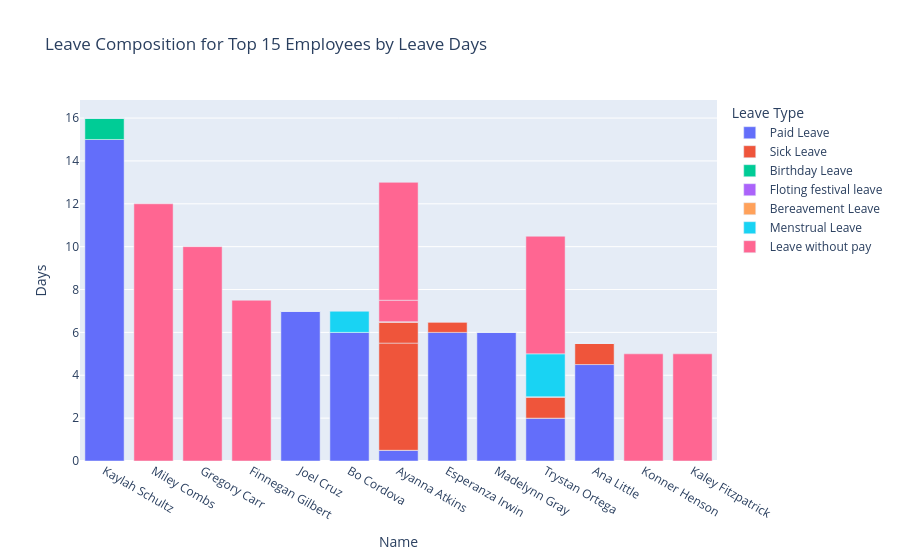

The notebook cell this image was saved under:
### Code cell
# Stacked bar: leave mix for top N employees by leave days
top_n = 15
top_for_stack = df.sort_values("total_leaves", ascending=False).head(top_n)

fig_leave_stack = px.bar(
    top_for_stack,
    x="Name",
    y=leave_cols,
    title=f"Leave Composition for Top {top_n} Employees by Leave Days",
    labels={"value": "Days", "variable": "Leave Type"}
)
fig_leave_stack.show()

### Figure 1 — Plotly figure (JSON) as saved in the notebook; plotly's stock layout.template omitted (floating-point values rounded to 4 significant figures)
{"data": [{"hovertemplate": "Leave Type=Paid Leave<br>Name=%{x}<br>Days=%{y}<extra></extra>", "legendgroup": "Paid Leave", "marker": {"color": "#636efa", "pattern": {"shape": ""}}, "name": "Paid Leave", "orientation": "v", "showlegend": true, "textposition": "auto", "type": "bar", "x": ["Kaylah Schultz", "Miley Combs", "Gregory Carr", "Finnegan Gilbert", "Joel Cruz", "Bo Cordova", "Ayanna Atkins", "Esperanza Irwin", "Ayanna Atkins", "Madelynn Gray", "Trystan Ortega", "Ana Little", "Konner Henson", "Kaley Fitzpatrick", "Trystan Ortega"], "xaxis": "x", "y": [15.0, 0.0, 0.0, 0.0, 7.0, 6.0, 0.5, 6.0, 0.0, 6.0, 0.0, 4.5, 0.0, 0.0, 2.0], "yaxis": "y"}, {"hovertemplate": "Leave Type=Sick Leave<br>Name=%{x}<br>Days=%{y}<extra></extra>", "legendgroup": "Sick Leave", "marker": {"color": "#EF553B", "pattern": {"shape": ""}}, "name": "Sick Leave", "orientation": "v", "showlegend": true, "textposition": "auto", "type": "bar", "x": ["Kaylah Schultz", "Miley Combs", "Gregory Carr", "Finnegan Gilbert", "Joel Cruz", "Bo Cordova", "Ayanna Atkins", "Esperanza Irwin", "Ayanna Atkins", "Madelynn Gray", "Trystan Ortega", "Ana Little", "Konner Henson", "Kaley Fitzpatrick", "Trystan Ortega"], "xaxis": "x", "y": [0.0, 0.0, 0.0, 0.0, 0.0, 0.0, 5.0, 0.5, 1.0, 0.0, 0.0, 1.0, 0.0, 0.0, 1.0], "yaxis": "y"}, {"hovertemplate": "Leave Type=Birthday Leave<br>Name=%{x}<br>Days=%{y}<extra></extra>", "legendgroup": "Birthday Leave", "marker": {"color": "#00cc96", "pattern": {"shape": ""}}, "name": "Birthday Leave", "orientation": "v", "showlegend": true, "textposition": "auto", "type": "bar", "x": ["Kaylah Schultz", "Miley Combs", "Gregory Carr", "Finnegan Gilbert", "Joel Cruz", "Bo Cordova", "Ayanna Atkins", "Esperanza Irwin", "Ayanna Atkins", "Madelynn Gray", "Trystan Ortega", "Ana Little", "Konner Henson", "Kaley Fitzpatrick", "Trystan Ortega"], "xaxis": "x", "y": [1.0, 0.0, 0.0, 0.0, 0.0, 0.0, 0.0, 0.0, 0.0, 0.0, 0.0, 0.0, 0.0, 0.0, 0.0], "yaxis": "y"}, {"hovertemplate": "Leave Type=Floting festival leave<br>Name=%{x}<br>Days=%{y}<extra></extra>", "legendgroup": "Floting festival leave", "marker": {"color": "#ab63fa", "pattern": {"shape": ""}}, "name": "Floting festival leave", "orientation": "v", "showlegend": true, "textposition": "auto", "type": "bar", "x": ["Kaylah Schultz", "Miley Combs", "Gregory Carr", "Finnegan Gilbert", "Joel Cruz", "Bo Cordova", "Ayanna Atkins", "Esperanza Irwin", "Ayanna Atkins", "Madelynn Gray", "Trystan Ortega", "Ana Little", "Konner Henson", "Kaley Fitzpatrick", "Trystan Ortega"], "xaxis": "x", "y": [0.0, 0.0, 0.0, 0.0, 0.0, 0.0, 0.0, 0.0, 0.0, 0.0, 0.0, 0.0, 0.0, 0.0, 0.0], "yaxis": "y"}, {"hovertemplate": "Leave Type=Bereavement Leave<br>Name=%{x}<br>Days=%{y}<extra></extra>", "legendgroup": "Bereavement Leave", "marker": {"color": "#FFA15A", "pattern": {"shape": ""}}, "name": "Bereavement Leave", "orientation": "v", "showlegend": true, "textposition": "auto", "type": "bar", "x": ["Kaylah Schultz", "Miley Combs", "Gregory Carr", "Finnegan Gilbert", "Joel Cruz", "Bo Cordova", "Ayanna Atkins", "Esperanza Irwin", "Ayanna Atkins", "Madelynn Gray", "Trystan Ortega", "Ana Little", "Konner Henson", "Kaley Fitzpatrick", "Trystan Ortega"], "xaxis": "x", "y": [0.0, 0.0, 0.0, 0.0, 0.0, 0.0, 0.0, 0.0, 0.0, 0.0, 0.0, 0.0, 0.0, 0.0, 0.0], "yaxis": "y"}, {"hovertemplate": "Leave Type=Menstrual Leave<br>Name=%{x}<br>Days=%{y}<extra></extra>", "legendgroup": "Menstrual Leave", "marker": {"color": "#19d3f3", "pattern": {"shape": ""}}, "name": "Menstrual Leave", "orientation": "v", "showlegend": true, "textposition": "auto", "type": "bar", "x": ["Kaylah Schultz", "Miley Combs", "Gregory Carr", "Finnegan Gilbert", "Joel Cruz", "Bo Cordova", "Ayanna Atkins", "Esperanza Irwin", "Ayanna Atkins", "Madelynn Gray", "Trystan Ortega", "Ana Little", "Konner Henson", "Kaley Fitzpatrick", "Trystan Ortega"], "xaxis": "x", "y": [0.0, 0.0, 0.0, 0.0, 0.0, 1.0, 0.0, 0.0, 0.0, 0.0, 0.0, 0.0, 0.0, 0.0, 2.0], "yaxis": "y"}, {"hovertemplate": "Leave Type=Leave without pay<br>Name=%{x}<br>Days=%{y}<extra></extra>", "legendgroup": "Leave without pay", "marker": {"color": "#FF6692", "pattern": {"shape": ""}}, "name": "Leave without pay", "orientation": "v", "showlegend": true, "textposition": "auto", "type": "bar", "x": ["Kaylah Schultz", "Miley Combs", "Gregory Carr", "Finnegan Gilbert", "Joel Cruz", "Bo Cordova", "Ayanna Atkins", "Esperanza Irwin", "Ayanna Atkins", "Madelynn Gray", "Trystan Ortega", "Ana Little", "Konner Henson", "Kaley Fitzpatrick", "Trystan Ortega"], "xaxis": "x", "y": [0.0, 12.0, 10.0, 7.5, 0.0, 0.0, 1.0, 0.0, 5.5, 0.0, 5.5, 0.0, 5.0, 5.0, 0.0], "yaxis": "y"}], "layout": {"barmode": "relative", "legend": {"title": {"text": "Leave Type"}, "tracegroupgap": 0}, "title": {"text": "Leave Composition for Top 15 Employees by Leave Days"}, "xaxis": {"anchor": "y", "domain": [0, 1], "title": {"text": "Name"}}, "yaxis": {"anchor": "x", "domain": [0, 1], "title": {"text": "Days"}}}}
